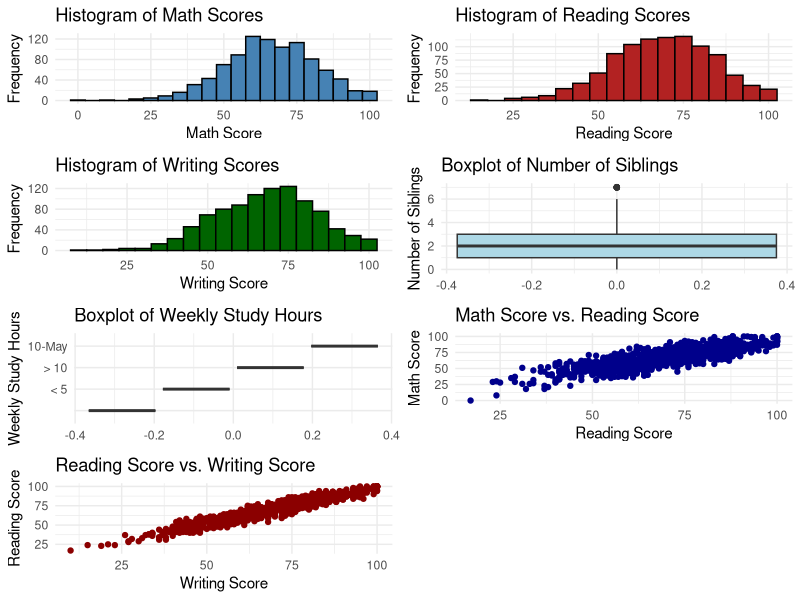
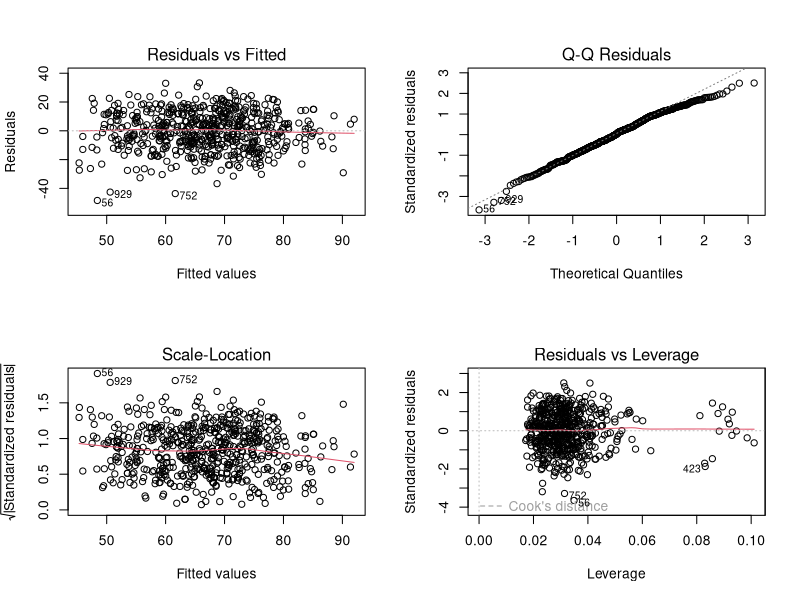
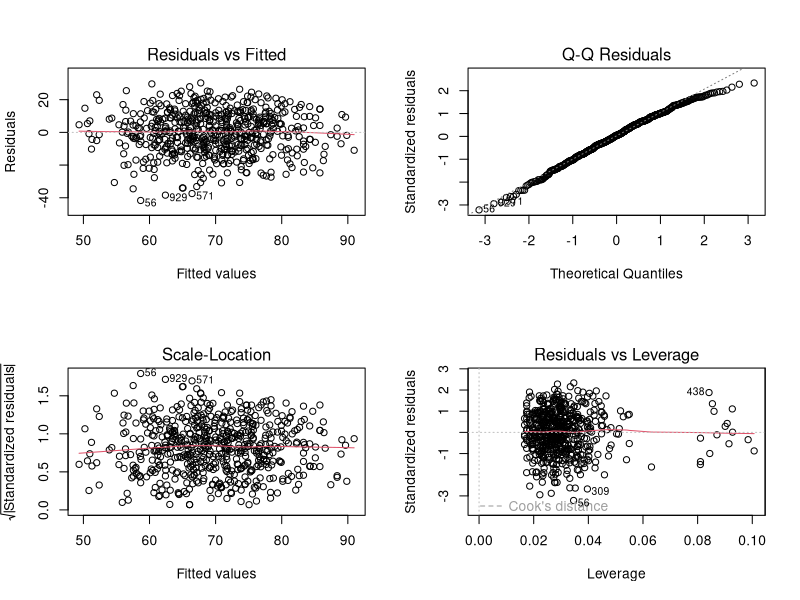
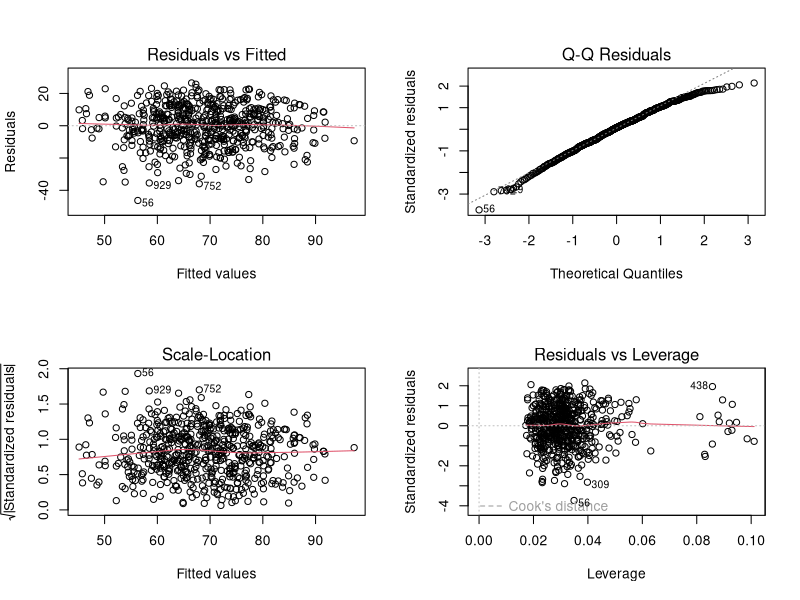
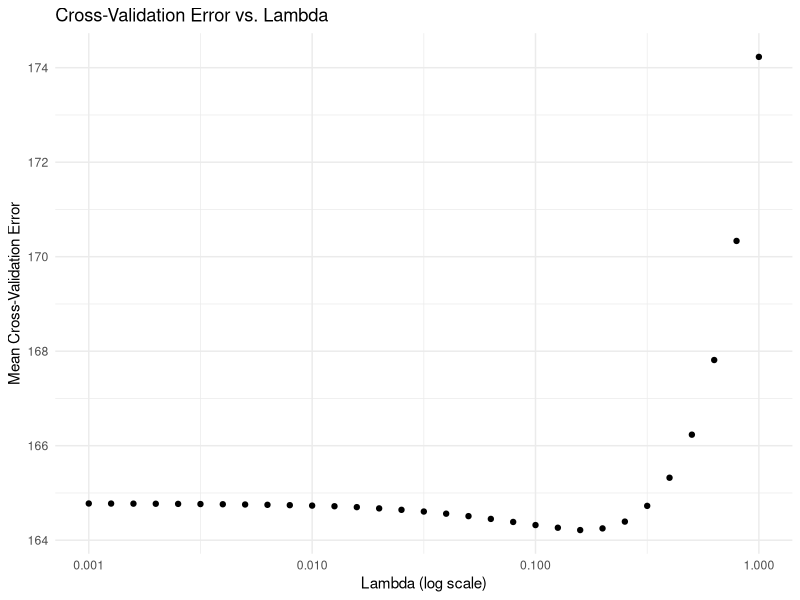
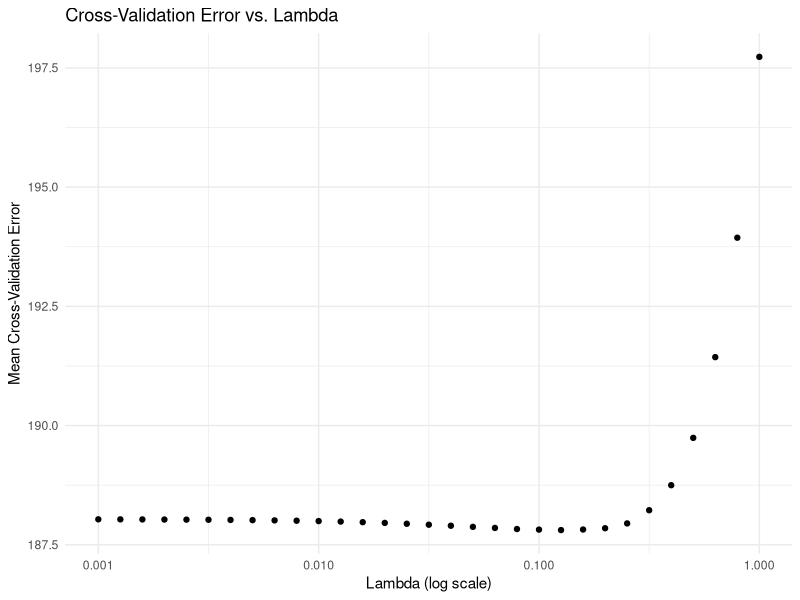
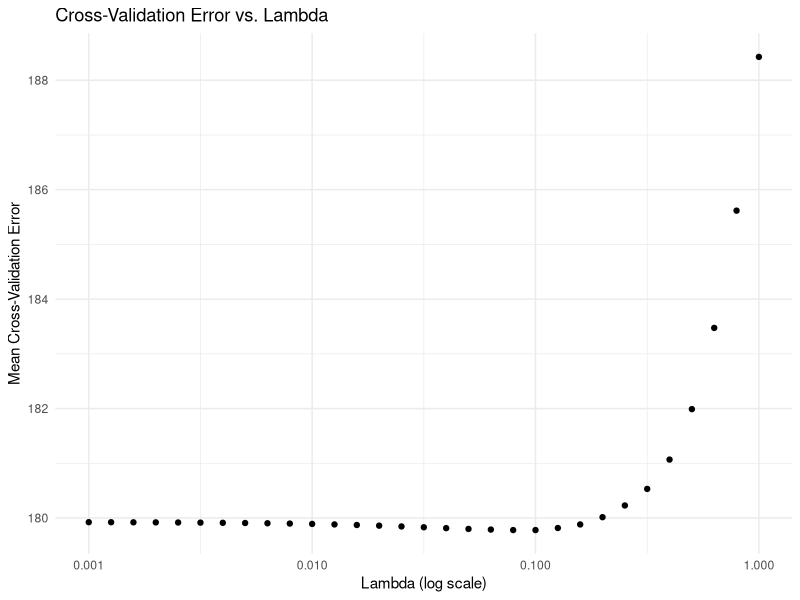

Generate these figures, in order, with R: (Note: this script raises an error after producing the figures.)
## ---- chunk 1
knitr::opts_chunk$set(echo = TRUE)
library(tidyverse)
library(MASS)
library(leaps)
library(broom)
library(GGally)
library(gridExtra)
library(kableExtra)

knitr::opts_chunk$set(
  fig.width = 6,
  fig.asp = .6,
  out.width = "90%",
  warning = FALSE,
  message = FALSE
)

theme_set(theme_minimal() + theme(legend.position = "bottom"))
## ---- chunk 2
data <- read.csv("Project_1_data.csv")

hist_math <- ggplot(data, aes(x = MathScore)) +
  geom_histogram(binwidth = 5, fill = "steelblue", color = "black") +
  labs(title = "Histogram of Math Scores", x = "Math Score", y = "Frequency")

hist_reading <- ggplot(data, aes(x = ReadingScore)) +
  geom_histogram(binwidth = 5, fill = "firebrick", color = "black") +
  labs(title = "Histogram of Reading Scores", x = "Reading Score", y = "Frequency")

hist_writing <- ggplot(data, aes(x = WritingScore)) +
  geom_histogram(binwidth = 5, fill = "darkgreen", color = "black") +
  labs(title = "Histogram of Writing Scores", x = "Writing Score", y = "Frequency")
box_nr_siblings <- ggplot(data, aes(y = NrSiblings)) +
  geom_boxplot(fill = "lightblue") +
  labs(title = "Boxplot of Number of Siblings", y = "Number of Siblings")

box_wkly_study_hours <- ggplot(data, aes(y = WklyStudyHours)) +
  geom_boxplot(fill = "lightgreen") +
  labs(title = "Boxplot of Weekly Study Hours", y = "Weekly Study Hours")
scatter_math_reading <- ggplot(data, aes(x = ReadingScore, y = MathScore)) +
  geom_point(color = "darkblue") +
  labs(title = "Math Score vs. Reading Score", x = "Reading Score", y = "Math Score")

scatter_reading_writing <- ggplot(data, aes(x = WritingScore, y = ReadingScore)) +
  geom_point(color = "darkred") +
  labs(title = "Reading Score vs. Writing Score", x = "Writing Score", y = "Reading Score")
# Convert categorical variables to factors if needed
data <- data %>%
  mutate(across(c(Gender, EthnicGroup, ParentEduc, LunchType, TestPrep, 
                  ParentMaritalStatus, PracticeSport, IsFirstChild, 
                  TransportMeans, WklyStudyHours), as.factor))

pairwise_plots <- ggpairs(data,
  columns = c("MathScore", "ReadingScore", "WritingScore", "NrSiblings", "WklyStudyHours"),
  aes(color = Gender),
  lower = list(continuous = "smooth"),
  upper = list(continuous = "cor"),
  diag = list(continuous = "densityDiag"))
grid.arrange(
  hist_math, hist_reading, hist_writing,
  box_nr_siblings, box_wkly_study_hours,
  scatter_math_reading, scatter_reading_writing,
  ncol = 2
)
## ---- chunk 3
data$Gender <- as.factor(data$Gender)
data$EthnicGroup <- as.factor(data$EthnicGroup)
data$ParentEduc <- as.factor(data$ParentEduc)
data$LunchType <- as.factor(data$LunchType)
data$TestPrep <- as.factor(data$TestPrep)
data$ParentMaritalStatus <- as.factor(data$ParentMaritalStatus)
data$PracticeSport <- as.factor(data$PracticeSport)
data$IsFirstChild <- as.factor(data$IsFirstChild)
data$TransportMeans <- as.factor(data$TransportMeans)
data$WklyStudyHours <- as.factor(data$WklyStudyHours)

data <- na.omit(data)
## ---- chunk 4
data[data == "" | data == " "] <- NA
data <- na.omit(data)
## ---- chunk 5
data_dict <- tibble(
  Variable = c(
    "Gender", "EthnicGroup", "ParentEduc", "LunchType", "TestPrep", 
    "ParentMaritalStatus", "PracticeSport", "IsFirstChild", "NrSiblings", 
    "TransportMeans", "WklyStudyHours", "MathScore", "ReadingScore", "WritingScore"
  ),
  Description = c(
    "Gender of the student (male/female)",
    "Ethnic group of the student (group A to E)",
    "Parent(s) education background (from some_highschool to master's degree)",
    "School lunch type (standard or free/reduced)",
    "Test preparation course followed (completed or none)",
    "Parent(s) marital status (married/single/widowed/divorced)",
    "How often the student practices sport (never/sometimes/regularly)",
    "If the child is the first child in the family (yes/no)",
    "Number of siblings the student has (0 to 7)",
    "Means of transport to school (schoolbus/private)",
    "Weekly self-study hours (less that 5 hours; between 5 and 10 hours; more than
10 hours)",
    "Math test score (0-100)",
    "Reading test score (0-100)",
    "Writing test score (0-100)"
  )
)

data_dict %>% 
  knitr::kable(caption = "Data Dictionary") %>% 
  kable_styling() %>%
  column_spec(1, width = "12em") %>% 
  column_spec(2, width = "32em")
## ---- chunk 6
numeric_summary = data |> 
  summarize(
    NrSiblings_Mean = mean(NrSiblings, na.rm = TRUE),
    NrSiblings_SD = sd(NrSiblings, na.rm = TRUE),
    NrSiblings_Median = median(NrSiblings, na.rm = TRUE),
    NrSiblings_IQR = IQR(NrSiblings, na.rm = TRUE),
    NrSiblings_Max = max(NrSiblings, na.rm = TRUE),
    NrSiblings_Min = min(NrSiblings, na.rm = TRUE),
    
    MathScore_Mean = mean(MathScore, na.rm = TRUE),
    MathScore_SD = sd(MathScore, na.rm = TRUE),
    MathScore_Median = median(MathScore, na.rm = TRUE),
    MathScore_IQR = IQR(MathScore, na.rm = TRUE),
    MathScore_Max = max(MathScore, na.rm = TRUE),
    MathScore_Min = min(MathScore, na.rm = TRUE),
    
    ReadingScore_Mean = mean(ReadingScore, na.rm = TRUE),
    ReadingScore_SD = sd(ReadingScore, na.rm = TRUE),
    ReadingScore_Median = median(ReadingScore, na.rm = TRUE),
    ReadingScore_IQR = IQR(ReadingScore, na.rm = TRUE),
    ReadingScore_Max = max(ReadingScore, na.rm = TRUE),
    ReadingScore_Min = min(ReadingScore, na.rm = TRUE),
    
    WritingScore_Mean = mean(WritingScore, na.rm = TRUE),
    WritingScore_SD = sd(WritingScore, na.rm = TRUE),
    WritingScore_Median = median(WritingScore, na.rm = TRUE),
    WritingScore_IQR = IQR(WritingScore, na.rm = TRUE),
    WritingScore_Max = max(WritingScore, na.rm = TRUE),
    WritingScore_Min = min(WritingScore, na.rm = TRUE)
  )


numeric_table = data.frame(
  Variable = c("NrSiblings", "MathScore", "ReadingScore", "WritingScore"),
  Mean = c(numeric_summary$NrSiblings_Mean, numeric_summary$MathScore_Mean, 
           numeric_summary$ReadingScore_Mean, numeric_summary$WritingScore_Mean),
  SD = c(numeric_summary$NrSiblings_SD, numeric_summary$MathScore_SD, 
         numeric_summary$ReadingScore_SD, numeric_summary$WritingScore_SD),
  Median = c(numeric_summary$NrSiblings_Median, numeric_summary$MathScore_Median, 
             numeric_summary$ReadingScore_Median, numeric_summary$WritingScore_Median),
  IQR = c(numeric_summary$NrSiblings_IQR, numeric_summary$MathScore_IQR, 
          numeric_summary$ReadingScore_IQR, numeric_summary$WritingScore_IQR),
  Max = c(numeric_summary$NrSiblings_Max, numeric_summary$MathScore_Max, 
          numeric_summary$ReadingScore_Max, numeric_summary$WritingScore_Max),
  Min = c(numeric_summary$NrSiblings_Min, numeric_summary$MathScore_Min, 
          numeric_summary$ReadingScore_Min, numeric_summary$WritingScore_Min)
)

knitr::kable(numeric_table, col.names = c("Variable Name", "Mean", "SD", "Median", "IQR", "Max", "Min"), 
             caption = "Summary Statistics for all Numeric Variables", format = "pipe")

## ---- chunk 7
categorical_table <- data |> 
  summarize(
    gender_Male = sum(Gender == "male", na.rm = TRUE),
    gender_Female = sum(Gender == "female", na.rm = TRUE),
    
    ethnicgroup_A = sum(EthnicGroup == "group A", na.rm = TRUE),
    ethnicgroup_B = sum(EthnicGroup == "group B", na.rm = TRUE),
    ethnicgroup_C = sum(EthnicGroup == "group C", na.rm = TRUE),
    ethnicgroup_D = sum(EthnicGroup == "group D", na.rm = TRUE),
    ethnicgroup_E = sum(EthnicGroup == "group E", na.rm = TRUE),
    
    parenteduc_SomeHighSchool = sum(ParentEduc == "some college", na.rm = TRUE),
    parenteduc_HighSchool = sum(ParentEduc == "some high School", na.rm = TRUE),
    parenteduc_Associates = sum(ParentEduc == "associate's degree high school", na.rm = TRUE),
    parenteduc_Bachelors = sum(ParentEduc == "bachelor's degree", na.rm = TRUE),
    parenteduc_Masters = sum(ParentEduc == "master's degree", na.rm = TRUE),
    
    lunchtime_Standard = sum(LunchType == "standard", na.rm = TRUE),
    lunchtime_FreeReduced = sum(LunchType == "free/reduced", na.rm = TRUE),
    
    testprep_Completed = sum(TestPrep == "completed", na.rm = TRUE),
    testprep_None = sum(TestPrep == "none", na.rm = TRUE),
    
    parentmaritalstatus_Married = sum(ParentMaritalStatus == "married", na.rm = TRUE),
    parentmaritalstatus_Single = sum(ParentMaritalStatus == "single", na.rm = TRUE),
    parentmaritalstatus_Widowed = sum(ParentMaritalStatus == "widowed", na.rm = TRUE),
    parentmaritalstatus_Divorced = sum(ParentMaritalStatus == "divorced", na.rm = TRUE),
    
    practicesport_Never = sum(PracticeSport == "never", na.rm = TRUE),
    practicesport_Sometimes = sum(PracticeSport == "sometimes", na.rm = TRUE),
    practicesport_Regularly = sum(PracticeSport == "regularly", na.rm = TRUE),
    
    isfirstchild_Yes = sum(IsFirstChild == "yes", na.rm = TRUE),
    isfirstchild_No = sum(IsFirstChild == "no", na.rm = TRUE),
    
    transportmeans_SchoolBus = sum(TransportMeans == "school_bus", na.rm = TRUE),
    transportmeans_Private = sum(TransportMeans == "private", na.rm = TRUE),
    
    wklystudyhours_LessThan5 = sum(WklyStudyHours == "< 5", na.rm = TRUE),
    wklystudyhours_5to10 = sum(WklyStudyHours == "10-May", na.rm = TRUE),
    wklystudyhours_MoreThan10 = sum(WklyStudyHours == "> 10", na.rm = TRUE)
  )


categorical_final <- data.frame(
  Variable = c("Gender Male", "Gender Female",
               "EthnicGroup A", "EthnicGroup B", "EthnicGroup C", "EthnicGroup D", "EthnicGroup E",
               "ParentEduc Some High School", "ParentEduc High School", "ParentEduc Associates", 
               "ParentEduc Bachelors", "ParentEduc Masters", 
               "LunchType Standard", "LunchType Free/Reduced", 
               "TestPrep Completed", "TestPrep None", 
               "ParentMaritalStatus Married", "ParentMaritalStatus Single", "ParentMaritalStatus Widowed", "ParentMaritalStatus Divorced",
               "PracticeSport Never", "PracticeSport Sometimes", "PracticeSport Regularly",
               "IsFirstChild Yes", "IsFirstChild No", 
               "TransportMeans SchoolBus", "TransportMeans Private",
               "WklyStudyHours Less than 5", "WklyStudyHours 5-10", "WklyStudyHours More than 10"),
  Count = c(
    categorical_table$gender_Male, categorical_table$gender_Female,
    categorical_table$ethnicgroup_A, categorical_table$ethnicgroup_B, categorical_table$ethnicgroup_C, categorical_table$ethnicgroup_D, categorical_table$ethnicgroup_E,
    categorical_table$parenteduc_SomeHighSchool, categorical_table$parenteduc_HighSchool, categorical_table$parenteduc_Associates, 
    categorical_table$parenteduc_Bachelors, categorical_table$parenteduc_Masters, 
    categorical_table$lunchtime_Standard, categorical_table$lunchtime_FreeReduced, 
    categorical_table$testprep_Completed, categorical_table$testprep_None, 
    categorical_table$parentmaritalstatus_Married, categorical_table$parentmaritalstatus_Single, categorical_table$parentmaritalstatus_Widowed, categorical_table$parentmaritalstatus_Divorced,
    categorical_table$practicesport_Never, categorical_table$practicesport_Sometimes, categorical_table$practicesport_Regularly,
    categorical_table$isfirstchild_Yes, categorical_table$isfirstchild_No, 
    categorical_table$transportmeans_SchoolBus, categorical_table$transportmeans_Private,
    categorical_table$wklystudyhours_LessThan5, categorical_table$wklystudyhours_5to10, categorical_table$wklystudyhours_MoreThan10
  ),
  Proportion = round(c(
    categorical_table$gender_Male / nrow(data), categorical_table$gender_Female / nrow(data),
    categorical_table$ethnicgroup_A / nrow(data), categorical_table$ethnicgroup_B / nrow(data), categorical_table$ethnicgroup_C / nrow(data), 
    categorical_table$ethnicgroup_D / nrow(data), categorical_table$ethnicgroup_E / nrow(data),
    categorical_table$parenteduc_SomeHighSchool / nrow(data), categorical_table$parenteduc_HighSchool / nrow(data), 
    categorical_table$parenteduc_Associates / nrow(data), categorical_table$parenteduc_Bachelors / nrow(data), 
    categorical_table$parenteduc_Masters / nrow(data),
    categorical_table$lunchtime_Standard / nrow(data), categorical_table$lunchtime_FreeReduced / nrow(data),
    categorical_table$testprep_Completed / nrow(data), categorical_table$testprep_None / nrow(data),
    categorical_table$parentmaritalstatus_Married / nrow(data), categorical_table$parentmaritalstatus_Single / nrow(data),
    categorical_table$parentmaritalstatus_Widowed / nrow(data), categorical_table$parentmaritalstatus_Divorced / nrow(data),
    categorical_table$practicesport_Never / nrow(data), categorical_table$practicesport_Sometimes / nrow(data),
    categorical_table$practicesport_Regularly / nrow(data),
    categorical_table$isfirstchild_Yes / nrow(data), categorical_table$isfirstchild_No / nrow(data),
    categorical_table$transportmeans_SchoolBus / nrow(data), categorical_table$transportmeans_Private / nrow(data),
    categorical_table$wklystudyhours_LessThan5 / nrow(data), categorical_table$wklystudyhours_5to10 / nrow(data), 
    categorical_table$wklystudyhours_MoreThan10 / nrow(data)
  ), 4)
)

knitr::kable(categorical_final, col.names = c("Variable Name and Levels", "Count", "Proportion"), 
             caption = "Summary Statistics for all Categorical Variables", format = "pipe")
## ---- chunk 8
math_full_model <- lm(MathScore ~ Gender + EthnicGroup + ParentEduc + LunchType + TestPrep +
                        ParentMaritalStatus + PracticeSport + IsFirstChild + NrSiblings +
                        TransportMeans + WklyStudyHours, data = data)
math_null_model = lm(MathScore ~ 1, data = data)
math_selected_model = step(math_null_model,
scope = list(lower = formula(math_null_model),
upper = formula(math_full_model)))
math_selected_model
## ---- chunk 9
par(mfrow = c(2, 2)) 
plot(math_selected_model)
par(mfrow = c(1, 1))
## ---- chunk 10
reading_full_model <- lm(ReadingScore ~ Gender + EthnicGroup + ParentEduc + LunchType + TestPrep +
                        ParentMaritalStatus + PracticeSport + IsFirstChild + NrSiblings +
                        TransportMeans + WklyStudyHours, data = data)
reading_null_model = lm(ReadingScore ~ 1, data = data)
reading_selected_model = step(reading_null_model,
scope = list(lower = formula(reading_null_model),
upper = formula(reading_full_model)))
reading_selected_model
## ---- chunk 11
par(mfrow = c(2, 2)) 
plot(reading_selected_model)
par(mfrow = c(1, 1))
## ---- chunk 12
writing_full_model <- lm(WritingScore ~ Gender + EthnicGroup + ParentEduc + LunchType + TestPrep +
                        ParentMaritalStatus + PracticeSport + IsFirstChild + NrSiblings +
                        TransportMeans + WklyStudyHours, data = data)
writing_null_model = lm(WritingScore ~ 1, data = data)
writing_selected_model = step(writing_null_model,
scope = list(lower = formula(writing_null_model),
upper = formula(writing_full_model)))
writing_selected_model
## ---- chunk 13
par(mfrow = c(2, 2)) 
plot(writing_selected_model)
par(mfrow = c(1, 1))
## ---- chunk 14
model1 <- lm(formula = ReadingScore ~ Gender + EthnicGroup + ParentEduc + 
               LunchType + TestPrep + ParentMaritalStatus + IsFirstChild, data = data)

model2 <- lm(formula = MathScore ~ Gender + EthnicGroup + ParentEduc + 
               LunchType + TestPrep + ParentMaritalStatus + IsFirstChild + WklyStudyHours, 
             data = data)

model3 <- lm(formula = WritingScore ~ Gender + EthnicGroup + ParentEduc + 
               LunchType + TestPrep + ParentMaritalStatus + WklyStudyHours, data = data)
## ---- chunk 15
summary(data$MathScore)
## ---- chunk 16
data$MathScore_shifted <- data$MathScore + 1
model2_shifted <- lm(MathScore_shifted ~ Gender + EthnicGroup + ParentEduc + 
                       LunchType + TestPrep + ParentMaritalStatus + IsFirstChild + 
                       WklyStudyHours, data = data)
## ---- chunk 17
library(glmnet)
library(ggplot2)
library(tibble)

set.seed(2024)

lambda_seq <- 10^seq(-3, 0, by = 0.1)

x <- model.matrix(WritingScore ~ Gender + EthnicGroup + ParentEduc + LunchType + TestPrep +
                   ParentMaritalStatus + PracticeSport + IsFirstChild + NrSiblings +
                   TransportMeans + WklyStudyHours, data = data)[, -1]

cv_object <- cv.glmnet(x, data$WritingScore, lambda = lambda_seq, nfolds = 5)

cv_object

tibble(lambda = cv_object$lambda, mean_cv_error = cv_object$cvm) %>%
  ggplot(aes(x = lambda, y = mean_cv_error)) +
  geom_point() +
  scale_x_log10() + 
  labs(title = "Cross-Validation Error vs. Lambda",
       x = "Lambda (log scale)", y = "Mean Cross-Validation Error")

min_lambda <- cv_object$lambda.min
min_lambda

fit_bestcv <- glmnet(x, data$WritingScore, lambda = min_lambda)

coef(fit_bestcv)
## ---- chunk 18
writing_lasso_formula <- WritingScore ~ Gender + EthnicGroup + ParentEduc + LunchType
writing_selected_model <- lm(
  formula = WritingScore ~ Gender + EthnicGroup + ParentEduc + LunchType,
  data = data
)

summary(writing_selected_model)
## ---- chunk 19
set.seed(2024)

lambda_seq <- 10^seq(-3, 0, by = 0.1)

x <- model.matrix(MathScore ~ Gender + EthnicGroup + ParentEduc + LunchType + TestPrep +
                   ParentMaritalStatus + PracticeSport + IsFirstChild + NrSiblings +
                   TransportMeans + WklyStudyHours, data = data)[, -1]

cv_object <- cv.glmnet(x, data$MathScore, lambda = lambda_seq, nfolds = 5)

cv_object

tibble(lambda = cv_object$lambda, mean_cv_error = cv_object$cvm) %>%
  ggplot(aes(x = lambda, y = mean_cv_error)) +
  geom_point() +
  scale_x_log10() + 
  labs(title = "Cross-Validation Error vs. Lambda",
       x = "Lambda (log scale)", y = "Mean Cross-Validation Error")

min_lambda <- cv_object$lambda.min
min_lambda

fit_bestcv <- glmnet(x, data$MathScore, lambda = min_lambda)

coef(fit_bestcv)
## ---- chunk 20
math_lasso_formula <- MathScore ~ Gender + EthnicGroup + ParentEduc + LunchType + TestPrep +
                      ParentMaritalStatus + PracticeSport + IsFirstChild + NrSiblings +
                      TransportMeans + WklyStudyHours

math_selected_model <- lm(
  formula = math_lasso_formula,
  data = data
)

summary(math_selected_model)
## ---- chunk 21
set.seed(2024)

lambda_seq <- 10^seq(-3, 0, by = 0.1)

x <- model.matrix(ReadingScore ~ Gender + EthnicGroup + ParentEduc + LunchType + TestPrep +
                   ParentMaritalStatus + PracticeSport + IsFirstChild + NrSiblings +
                   TransportMeans + WklyStudyHours, data = data)[, -1]

cv_object <- cv.glmnet(x, data$ReadingScore, lambda = lambda_seq, nfolds = 5)

cv_object

tibble(lambda = cv_object$lambda, mean_cv_error = cv_object$cvm) %>%
  ggplot(aes(x = lambda, y = mean_cv_error)) +
  geom_point() +
  scale_x_log10() + 
  labs(title = "Cross-Validation Error vs. Lambda",
       x = "Lambda (log scale)", y = "Mean Cross-Validation Error")

min_lambda <- cv_object$lambda.min
min_lambda

fit_bestcv <- glmnet(x, data$ReadingScore, lambda = min_lambda)

coef(fit_bestcv)
## ---- chunk 22
reading_lasso_formula <- ReadingScore ~ Gender + EthnicGroup + ParentEduc + LunchType + TestPrep +
                        ParentMaritalStatus + PracticeSport + IsFirstChild + NrSiblings +
                        TransportMeans + WklyStudyHours

reading_selected_model <- lm(
  formula = reading_lasso_formula,
  data = data
)

summary(reading_selected_model)
## ---- chunk 23
# Set up a 1-row, 3-column layout
par(mfrow = c(1, 3))

# Box-Cox analysis for model1
boxcox(model1, lambda = seq(-2, 2, by = 0.1))  # Range of lambda values
title("Model 1: ReadingScore")

# Box-Cox analysis for model2
boxcox(model2_shifted, lambda = seq(-2, 2, by = 0.1))  # Range of lambda values
title("Model 2: MathScore")

# Box-Cox analysis for model3
boxcox(model3, lambda = seq(-2, 2, by = 0.1))  # Range of lambda values
title("Model 3: WritingScore")

# Reset graphical parameters (optional)
par(mfrow = c(1, 1))
## ---- chunk 24
correlation_matrix <- cor(data[, c("MathScore", "WritingScore", "ReadingScore")], use = "complete.obs")

print(correlation_matrix)

library(corrplot)
corrplot(correlation_matrix, method = "circle", type = "upper", tl.col = "black", tl.srt = 45)
